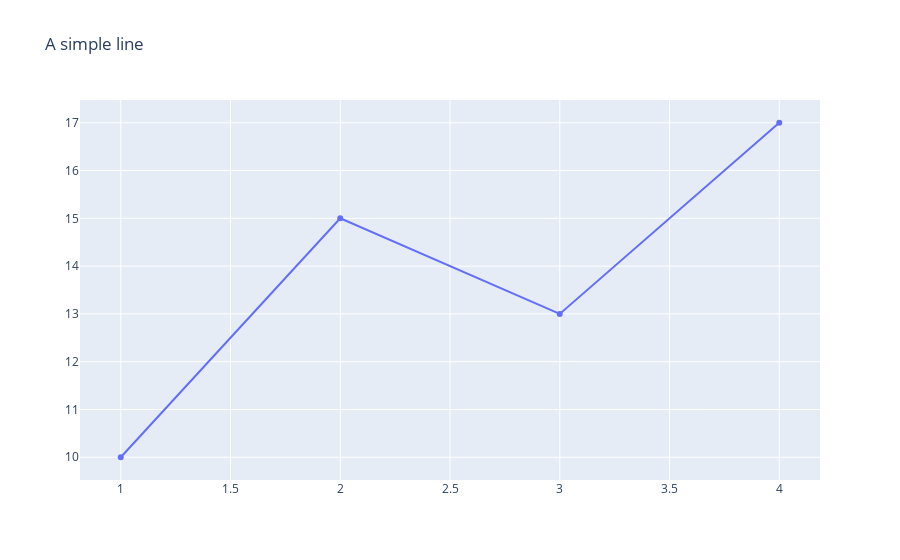

Notebook code cell kept with this figure:
### Markdown cell above
В plotly за данные внутри оси координаты и всю "красоту" (подписи, шкалы, фон, сетка и т.д.) отвечают два разных объекта - data и layout. 

'fig = go.Figure(data = our_data)'

Здесь объект data принимает данные, из которых figure построит нам график. Как мы увидим ниже, аттрибуты данных тоже настраиваются объекте данных (например, цвет или размер точек).

За внешний вид этого графика отвечает layout - там довольно много параметров, которые можно настроить, которые задаются через словари, где ключ - параметр, а значение - то, как мы хотим его изменить (текст, числовое значение и т.д.). 

https://plot.ly/python/reference/ - здесь можно посмотреть, какие типы графиков вообще есть и какие параметры можно настраивать в каждом из них.

В объект layout мы передаем словарь, где ключ - ключевое слово, а значение - то, что мы ему присваиваем. Обратите внимание, в синтаксе ниже показаны три варианта, как это можно записать. Все они эквивалентны.

### Code cell
trace0 = go.Scatter(
    x=[1, 2, 3, 4],
    y=[10, 15, 13, 17]
)

our_data = [trace0]
our_layout = dict(title = 'A simple line')
# our_layout = {'title' : 'A simple line'}
# our_layout = go.Layout(title = 'A simple line')

# после того, как создали отдельно объекты и для data, и для layout, передаем их функции go.Figure()
fig = go.Figure(data=our_data, layout=our_layout)

fig.show()

### Figure 1 — Plotly figure (JSON) as saved in the notebook; plotly's stock layout.template omitted (floating-point values rounded to 4 significant figures)
{"data": [{"type": "scatter", "x": [1, 2, 3, 4], "y": [10, 15, 13, 17]}], "layout": {"title": {"text": "A simple line"}}}
